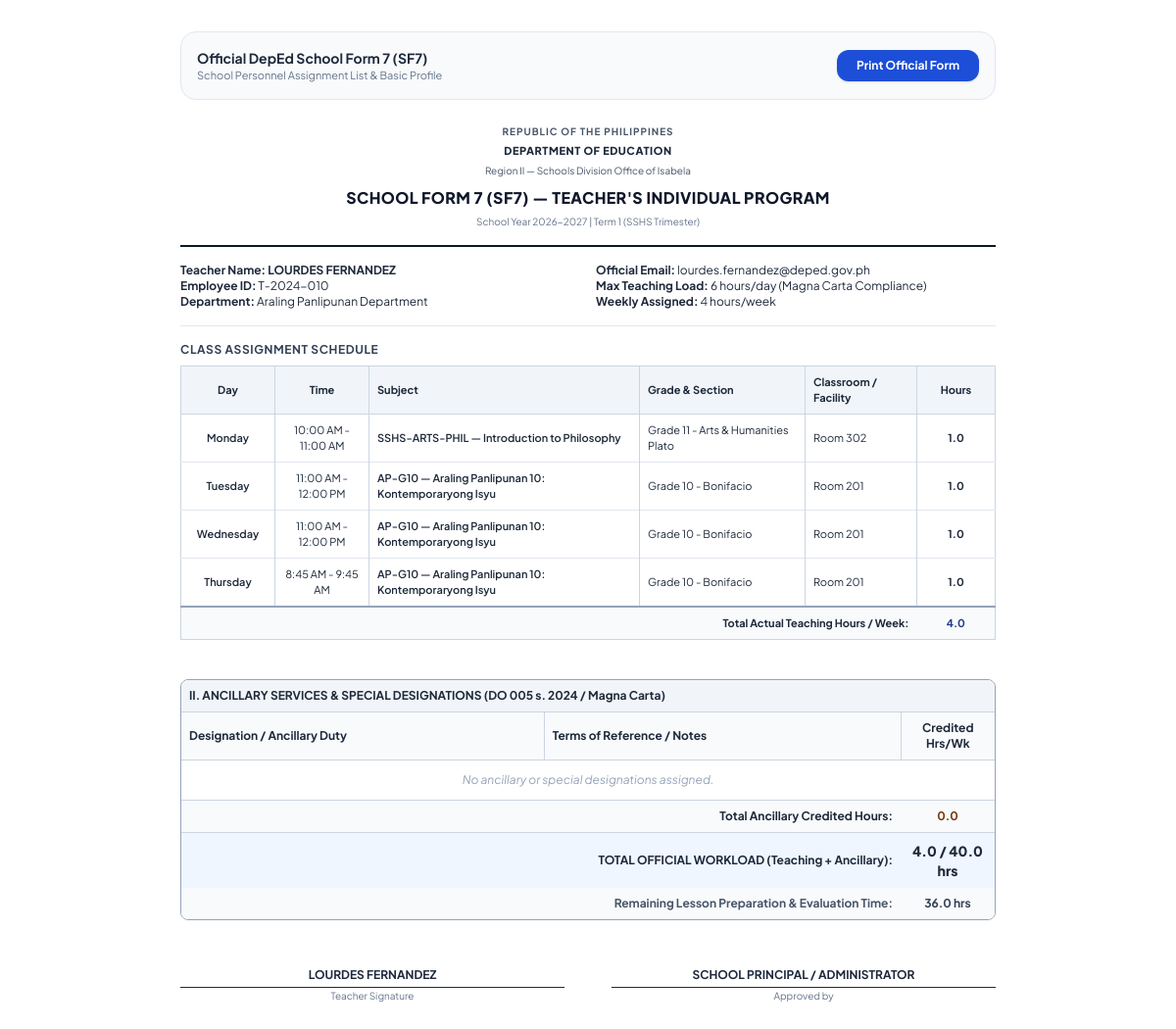
Screenshot of /print-sf7/10/ with the database file from the repository.
### scheduler/models.py (models this page shows, shortened)
class Schedule(models.Model):
    STATUS_CHOICES = [
        ('draft', 'Draft (Editing / Work-in-Progress)'),
        ('published', 'Official Published Timetable'),
        ('archived', 'Archived'),
    ]
    name = models.CharField(max_length=150)
    academic_year = models.ForeignKey(AcademicYear, on_delete=models.CASCADE, related_name='schedules')
    term = models.ForeignKey(Term, on_delete=models.CASCADE, related_name='schedules')
    status = models.CharField(max_length=20, choices=STATUS_CHOICES, default='draft')
    fitness_score = models.FloatField(default=0.0)
    hard_conflicts_count = models.IntegerField(default=0)
    soft_conflicts_count = models.IntegerField(default=0)
    generation_iterations = models.IntegerField(default=0)
    created_at = models.DateTimeField(auto_now_add=True)
    updated_at = models.DateTimeField(auto_now=True)

class AcademicYear(models.Model):
    name = models.CharField(max_length=50, unique=True, help_text="e.g. 2026-2027")
    is_active = models.BooleanField(default=True)
    created_at = models.DateTimeField(auto_now_add=True)

class Term(models.Model):
    TERM_TYPES = [
        ('jhs_full_year', 'JHS - Full School Year (4 Quarters)'),
        ('shs_term_1', 'SSHS - Term 1 (Trimester)'),
        ('shs_term_2', 'SSHS - Term 2 (Trimester)'),
        ('shs_term_3', 'SSHS - Term 3 (Trimester)'),
    ]
    academic_year = models.ForeignKey(AcademicYear, on_delete=models.CASCADE, related_name='terms')
    name = models.CharField(max_length=100)
    term_type = models.CharField(max_length=30, choices=TERM_TYPES, default='shs_term_1')
    is_active = models.BooleanField(default=True)
    class Meta:
        unique_together = ('academic_year', 'name')

class Teacher(models.Model):
    CURRICULUM_LEVEL_CHOICES = [
        ('jhs', 'Junior High School (Grades 7–10)'),
        ('shs', 'Senior High School (Grades 11–12)'),
        ('both', 'Both JHS & SHS (Integrated)'),
    ]
    employee_id = models.CharField(max_length=30, unique=True)
    first_name = models.CharField(max_length=50)
    last_name = models.CharField(max_length=50)
    email = models.EmailField(blank=True, default='')
    curriculum_level = models.CharField(max_length=20, choices=CURRICULUM_LEVEL_CHOICES, default='both')
    department = models.ForeignKey(Department, on_delete=models.SET_NULL, null=True, blank=True, related_name='teachers')
    max_daily_hours = models.IntegerField(default=6, help_text="DepEd DO 005 s. 2024 (max 6h actual teaching)")
    max_weekly_hours = models.IntegerField(default=30)
    preferred_vacant_period = models.IntegerField(null=True, blank=True, help_text="Preferred vacant period (1-8)")
    is_active = models.BooleanField(default=True)
    @property
    def full_name(self):
        return f"{self.first_name} {self.last_name}"

class Department(models.Model):
    code = models.CharField(max_length=20, unique=True)
    name = models.CharField(max_length=100)

class ScheduleItem(models.Model):
    schedule = models.ForeignKey(Schedule, on_delete=models.CASCADE, related_name='items')
    section = models.ForeignKey(Section, on_delete=models.CASCADE, related_name='schedule_items')
    subject = models.ForeignKey(Subject, on_delete=models.CASCADE, related_name='schedule_items')
    teacher = models.ForeignKey(Teacher, on_delete=models.CASCADE, related_name='schedule_items')
    room = models.ForeignKey(Room, on_delete=models.CASCADE, related_name='schedule_items')
    time_slot = models.ForeignKey(TimeSlot, on_delete=models.CASCADE, related_name='schedule_items')
    is_locked = models.BooleanField(default=False, help_text="Preserve manual swap during re-generation")
    class Meta:
        unique_together = ('schedule', 'section', 'time_slot')

class TimeSlot(models.Model):
    DAY_CHOICES = [
        (1, 'Monday'),
        (2, 'Tuesday'),
        (3, 'Wednesday'),
        (4, 'Thursday'),
        (5, 'Friday'),
    ]
    TIMEFRAME_GRADE_CHOICES = [
        (0, 'All / Universal'),
        (7, 'Grade 7 (JHS)'),
        (8, 'Grade 8 (JHS)'),
        (9, 'Grade 9 (JHS)'),
        (10, 'Grade 10 (JHS)'),
        (11, 'Grade 11 (SHS)'),
        (12, 'Grade 12 (SHS)'),
    ]
    day_of_week = models.IntegerField(choices=DAY_CHOICES)
    period_number = models.IntegerField()
    start_time = models.TimeField()
    end_time = models.TimeField()
    label = models.CharField(max_length=50)
    is_break = models.BooleanField(default=False, help_text="Flag Ceremony, Recess, or Lunch Break")
    grade_level = models.IntegerField(default=0, choices=TIMEFRAME_GRADE_CHOICES, help_text="Grade level this timeframe applies to (0 for Universal)")
    class Meta:
        unique_together = ('day_of_week', 'period_number', 'grade_level')
        ordering = ['grade_level', 'day_of_week', 'period_number']

class Subject(models.Model):
    GRADE_CHOICES = [
        (7, 'Grade 7 (JHS)'),
        (8, 'Grade 8 (JHS)'),
        (9, 'Grade 9 (JHS)'),
        (10, 'Grade 10 (JHS)'),
        (11, 'Grade 11 (SHS)'),
        (12, 'Grade 12 (SHS)'),
    ]
    CLUSTER_CHOICES = [
        ('pure_academic', 'Pure Academic (SSHS)'),
        ('jhs_core', 'JHS MATATAG Curriculum Core'),
        ('shs_core', 'SSHS Core Subject'),
        ('shs_stem', 'SSHS Academic - STEM Cluster'),
        ('shs_arts_ssh', 'SSHS Academic - Arts, Social Sciences & Humanities'),
        ('shs_sports_health', 'SSHS Academic - Sports, Health & Wellness'),
        ('shs_tech_pro', 'SSHS Tech-Pro (TVL) Elective'),
    ]
    code = models.CharField(max_length=30, unique=True)
    title = models.CharField(max_length=150)
    grade_level = models.IntegerField(choices=GRADE_CHOICES)
    cluster = models.CharField(max_length=60, default='jhs_core')
    department = models.ForeignKey(Department, on_delete=models.SET_NULL, null=True, blank=True, related_name='subjects')
    room_type_needed = models.CharField(max_length=30, choices=Room.ROOM_TYPES, default='lecture')
    weekly_periods = models.IntegerField(default=4, help_text="Number of 1-hour periods per week")
    consecutive_periods = models.IntegerField(default=1, help_text="1 for standard, 2 for double-period lab/workshop")
    is_lab = models.BooleanField(default=False)

class Section(models.Model):
    name = models.CharField(max_length=100)
    grade_level = models.IntegerField(choices=Subject.GRADE_CHOICES)
    cluster = models.CharField(max_length=60, default='jhs_core')
    homeroom = models.ForeignKey(Room, on_delete=models.SET_NULL, null=True, blank=True, related_name='homeroom_sections')
    adviser = models.ForeignKey('Teacher', on_delete=models.SET_NULL, null=True, blank=True, related_name='advised_sections')
    academic_year = models.ForeignKey(AcademicYear, on_delete=models.CASCADE, related_name='sections')
    class Meta:
        unique_together = ('name', 'academic_year')

class Room(models.Model):
    ROOM_TYPES = [
        ('lecture', 'Standard Classroom / Homeroom'),
        ('science_lab', 'Science Laboratory'),
        ('computer_lab', 'Computer Laboratory'),
        ('tvl_workshop', 'TVL / TLE Workshop'),
        ('gym', 'Gymnasium / Open Court'),
    ]
    name = models.CharField(max_length=100, unique=True)
    room_type = models.CharField(max_length=30, choices=ROOM_TYPES, default='lecture')
    capacity = models.IntegerField(default=45)
    building = models.CharField(max_length=100, blank=True, default='')
    is_active = models.BooleanField(default=True)

### scheduler/views.py (the view)
# urls.py: path('print-sf7/<int:teacher_id>/', views.print_sf7_view, name='print_sf7'),
def print_sf7_view(request, teacher_id=None):
    schedule = Schedule.objects.order_by('-updated_at').first()
    teacher = None
    items = []
    ancillary_duties = []
    ancillary_hours = 0.0
    if teacher_id:
        teacher = get_object_or_404(Teacher, id=teacher_id)
        if schedule:
            items = ScheduleItem.objects.filter(schedule=schedule, teacher=teacher).select_related('subject', 'section', 'room', 'time_slot').order_by('time_slot__day_of_week', 'time_slot__period_number')
        ancillary_duties = list(teacher.ancillary_duties.all())
        ancillary_hours = sum(d.weekly_hours for d in ancillary_duties)
    teaching_hours = len(items)
    total_workload = teaching_hours + ancillary_hours
    prep_hours = max(0.0, 40.0 - total_workload) if total_workload > 0 else 0.0
    context = {
        'schedule': schedule,
        'teacher': teacher,
        'items': items,
        'teaching_hours': teaching_hours,
        'total_hours': teaching_hours, # for backwards compatibility with existing template
        'ancillary_duties': ancillary_duties,
        'ancillary_hours': ancillary_hours,
        'total_workload': total_workload,
        'prep_hours': prep_hours,
        'profile': SchoolProfile.get_settings(),
    }
    return render(request, 'print_sf7.html', context)

### scheduler/models.py (called while the page is built)
    @classmethod
    def get_settings(cls):
        profile, _ = cls.objects.get_or_create(id=1)
        return profile

### templates/print_sf7.html (shortened to what this page needs)
<!DOCTYPE html>
<html lang="en">
<head>
    <script src="https://cdn.tailwindcss.com"></script>
</head>
<body class="p-8 max-w-4xl mx-auto text-slate-800 text-xs">
    <div class="no-print mb-6 p-4 bg-slate-50 border border-slate-200 rounded-2xl flex items-center justify-between">
        <div>
            <span class="font-bold text-slate-800 block text-sm">Official DepEd School Form 7 (SF7)</span>
            <span class="text-[11px] text-slate-500">School Personnel Assignment List & Basic Profile</span>
        </div>
        <button onclick="window.print()" class="px-5 py-2 rounded-xl bg-blue-700 text-white font-bold text-xs shadow hover:bg-blue-800">
            Print Official Form
        </button>
    </div>
    <div class="text-center space-y-1 pb-4 border-b-2 border-slate-900">
        <p class="text-[10px] uppercase tracking-widest text-slate-600 font-bold">Republic of the Philippines</p>
        <p class="text-[11px] uppercase tracking-wider font-extrabold text-slate-800">Department of Education</p>
        <p class="text-[10px] text-slate-600">Region II — Schools Division Office of Isabela</p>
        <h1 class="text-base font-extrabold uppercase tracking-wide text-slate-900 pt-1">
            SCHOOL FORM 7 (SF7) — TEACHER'S INDIVIDUAL PROGRAM
        </h1>
        <p class="text-[10px] text-slate-500">School Year {{ schedule.academic_year.name }} | {{ schedule.term.name }}</p>
    </div>
    <div class="grid grid-cols-2 gap-4 py-4 border-b border-slate-200 text-xs">
        <div>
            <p><strong>Teacher Name:</strong> <span class="uppercase font-bold">{{ teacher.full_name }}</span></p>
            <p><strong>Employee ID:</strong> {{ teacher.employee_id }}</p>
            <p><strong>Department:</strong> {{ teacher.department.name }}</p>
        </div>
        <div>
            <p><strong>Official Email:</strong> {{ teacher.email }}</p>
            <p><strong>Max Teaching Load:</strong> {{ teacher.max_daily_hours }} hours/day (Magna Carta Compliance)</p>
            <p><strong>Weekly Assigned:</strong> {{ total_hours }} hours/week</p>
        </div>
    </div>
    <div class="py-4">
        <h2 class="font-bold text-xs uppercase tracking-wider text-slate-700 mb-2">Class Assignment Schedule</h2>
        <table class="w-full border border-slate-300 text-left border-collapse text-[11px]">
            <thead class="bg-slate-100 text-slate-800 font-bold border-b border-slate-300">
                <tr>
                    <th class="p-2 border-r border-slate-300 text-center w-24">Day</th>
                    <th class="p-2 border-r border-slate-300 text-center w-24">Time</th>
                    <th class="p-2 border-r border-slate-300">Subject</th>
                    <th class="p-2 border-r border-slate-300">Grade & Section</th>
                    <th class="p-2 border-r border-slate-300">Classroom / Facility</th>
                    <th class="p-2 text-center w-20">Hours</th>
                </tr>
            </thead>
            <tbody class="divide-y divide-slate-200">
                {% for it in items %}
                <tr>
                    <td class="p-2 border-r border-slate-300 text-center font-semibold">{{ it.time_slot.get_day_of_week_display }}</td>
                    <td class="p-2 border-r border-slate-300 text-center">{{ it.time_slot.start_time|time:"g:i A" }} - {{ it.time_slot.end_time|time:"g:i A" }}</td>
                    <td class="p-2 border-r border-slate-300 font-semibold">{{ it.subject.code }} — {{ it.subject.title }}</td>
                    <td class="p-2 border-r border-slate-300">{{ it.section.name }}</td>
                    <td class="p-2 border-r border-slate-300">{{ it.room.name }}</td>
                    <td class="p-2 text-center font-bold">1.0</td>
                </tr>
                {% empty %}
                <tr>
                    <td colspan="6" class="p-4 text-center text-slate-400">No classes assigned.</td>
                </tr>
                {% endfor %}
            </tbody>
            <tfoot class="bg-slate-50 font-bold border-t-2 border-slate-400">
                <tr>
                    <td colspan="5" class="p-2 text-right">Total Actual Teaching Hours / Week:</td>
                    <td class="p-2 text-center text-blue-900">{{ teaching_hours }}.0</td>
                </tr>
            </tfoot>
        </table>
    </div>
    <div class="mt-6 border border-slate-400 rounded-lg overflow-hidden">
        <div class="bg-slate-100 p-2 text-xs font-bold text-slate-800 border-b border-slate-300">
            II. ANCILLARY SERVICES & SPECIAL DESIGNATIONS (DO 005 s. 2024 / Magna Carta)
        </div>
        <table class="w-full text-left text-xs border-collapse">
            <thead class="bg-slate-50 border-b border-slate-300">
                <tr>
                    <th class="p-2 border-r border-slate-300">Designation / Ancillary Duty</th>
                    <th class="p-2 border-r border-slate-300">Terms of Reference / Notes</th>
                    <th class="p-2 text-center w-24">Credited Hrs/Wk</th>
                </tr>
            </thead>
            <tbody class="divide-y divide-slate-200">
                {% for duty in ancillary_duties %}
                <tr>
                    <td class="p-2 border-r border-slate-300 font-semibold">{{ duty.title }}</td>
                    <td class="p-2 border-r border-slate-300">{{ duty.description|default:"Administrative / School Co-curricular Designation" }}</td>
                    <td class="p-2 text-center font-bold text-amber-900">{{ duty.weekly_hours|floatformat:1 }}</td>
                </tr>
                {% empty %}
                <tr>
                    <td colspan="3" class="p-3 text-center text-slate-400 italic">No ancillary or special designations assigned.</td>
                </tr>
                {% endfor %}
            </tbody>
            <tfoot class="bg-slate-50 font-bold border-t border-slate-300">
                <tr>
                    <td colspan="2" class="p-2 text-right">Total Ancillary Credited Hours:</td>
                    <td class="p-2 text-center text-amber-900">{{ ancillary_hours|floatformat:1 }}</td>
                </tr>
                <tr class="bg-blue-50 text-deped-darkblue border-t border-slate-300">
                    <td colspan="2" class="p-2 text-right">TOTAL OFFICIAL WORKLOAD (Teaching + Ancillary):</td>
                    <td class="p-2 text-center font-extrabold text-sm">{{ total_workload|floatformat:1 }} / 40.0 hrs</td>
                </tr>
                <tr>
                    <td colspan="2" class="p-2 text-right text-slate-600">Remaining Lesson Preparation & Evaluation Time:</td>
                    <td class="p-2 text-center text-slate-700">{{ prep_hours|floatformat:1 }} hrs</td>
                </tr>
            </tfoot>
        </table>
    </div>
    <div class="grid grid-cols-2 gap-12 pt-12 text-center text-xs">
        <div>
            <div class="border-b border-slate-800 pb-1 font-bold uppercase">{{ teacher.full_name }}</div>
            <span class="text-[10px] text-slate-500">Teacher Signature</span>
        </div>
        <div>
            <div class="border-b border-slate-800 pb-1 font-bold uppercase">School Principal / Administrator</div>
            <span class="text-[10px] text-slate-500">Approved by</span>
        </div>
    </div>
</body>
</html>

### templates/print_sf7.html (style rules this page uses)
body { font-family: 'Plus Jakarta Sans', sans-serif; background: #fff; }

### rows the page displays
Schedule: academic_year.name "2026-2027", term.name "Term 1 (SSHS Trimester)"
Teacher: full_name "LOURDES FERNANDEZ", employee_id "T-2024-010", department.name "Araling Panlipunan Department", email "lourdes.fernandez@deped.gov.ph", max_daily_hours "6"
ScheduleItem: time_slot.day_of_week "Monday", time_slot.start_time "10:00 AM", time_slot.end_time "11:00 AM", subject.code "SSHS-ARTS-PHIL", subject "Introduction to Philosophy", section.name "Grade 11 - Arts & Humanities Plato", room.name "Room 302"
ScheduleItem: time_slot.day_of_week "Tuesday", time_slot.start_time "11:00 AM", time_slot.end_time "12:00 PM", subject.code "AP-G10", subject "Araling Panlipunan 10: Kontemporaryong Isyu", section.name "Grade 10 - Bonifacio", room.name "Room 201"
ScheduleItem: time_slot.day_of_week "Wednesday", time_slot.start_time "11:00 AM", time_slot.end_time "12:00 PM", subject.code "AP-G10", subject "Araling Panlipunan 10: Kontemporaryong Isyu", section.name "Grade 10 - Bonifacio", room.name "Room 201"
ScheduleItem: time_slot.day_of_week "Thursday", time_slot.start_time "8:45 AM", time_slot.end_time "9:45 AM", subject.code "AP-G10", subject "Araling Panlipunan 10: Kontemporaryong Isyu", section.name "Grade 10 - Bonifacio", room.name "Room 201"

### other values shown
{{ total_hours }} "4"
{{ teaching_hours }} "4"
{{ ancillary_hours|floatformat:1 }} "0.0"
{{ total_workload|floatformat:1 }} "4.0"
{{ prep_hours|floatformat:1 }} "36.0"
